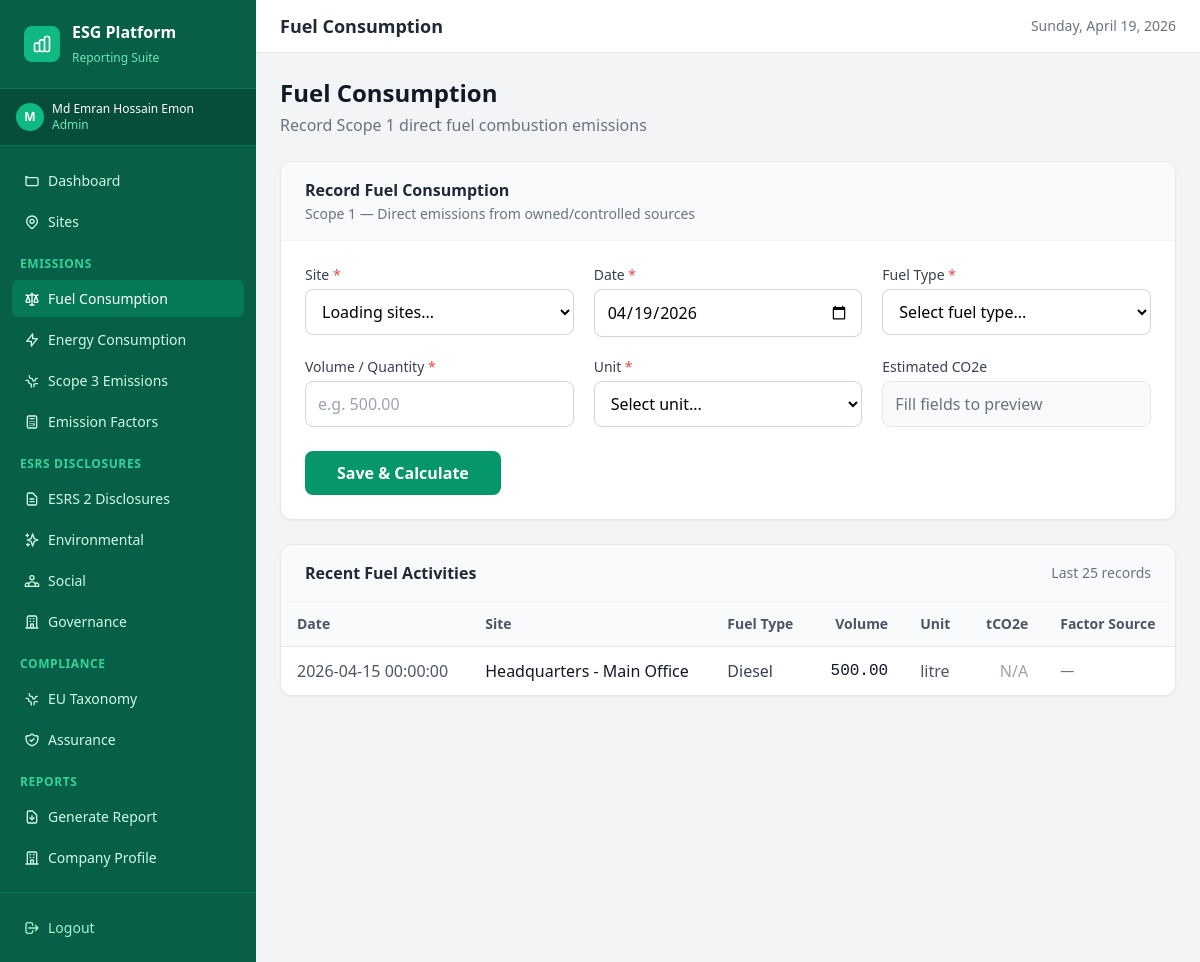
Screenshot of /phase3/fuel.php (signed in) with the database file from the repository.
### tables this page shows
CREATE TABLE `fuel_activities` (
  `id` char(36) NOT NULL,
  `site_id` char(36) NOT NULL,
  `date` datetime NOT NULL,
  `fuel_type` varchar(100) NOT NULL,
  `volume` decimal(15,2) NOT NULL,
  `unit` varchar(50) NOT NULL,
  `created_at` timestamp NOT NULL DEFAULT current_timestamp(),
  `updated_at` timestamp NOT NULL DEFAULT current_timestamp() ON UPDATE current_timestamp(),
  PRIMARY KEY (`id`),
  KEY `idx_fuel_activities_site_date` (`site_id`,`date`),
  CONSTRAINT `fuel_activities_ibfk_1` FOREIGN KEY (`site_id`) REFERENCES `sites` (`id`) ON DELETE CASCADE
);

CREATE TABLE `sites` (
  `id` char(36) NOT NULL,
  `company_id` char(36) NOT NULL,
  `name` varchar(255) NOT NULL,
  `address` text DEFAULT NULL,
  `country` varchar(10) DEFAULT 'DE',
  `created_by` char(36) DEFAULT NULL,
  `updated_by` char(36) DEFAULT NULL,
  `deleted_at` datetime DEFAULT NULL,
  `created_at` datetime DEFAULT current_timestamp(),
  `updated_at` datetime DEFAULT current_timestamp() ON UPDATE current_timestamp(),
  PRIMARY KEY (`id`),
  UNIQUE KEY `uk_sites_company_name` (`company_id`,`name`),
  KEY `idx_sites_company_id` (`company_id`),
  KEY `created_by` (`created_by`),
  KEY `updated_by` (`updated_by`),
  CONSTRAINT `sites_ibfk_1` FOREIGN KEY (`company_id`) REFERENCES `companies` (`id`) ON DELETE CASCADE,
  CONSTRAINT `sites_ibfk_2` FOREIGN KEY (`created_by`) REFERENCES `users` (`id`) ON DELETE SET NULL,
  CONSTRAINT `sites_ibfk_3` FOREIGN KEY (`updated_by`) REFERENCES `users` (`id`) ON DELETE SET NULL
);

### phase3/fuel.php (the view, shortened to what this page needs)
<?php
require_once '../config/db.php';
$stmt = $pdo->prepare('
    SELECT fa.*, s.name AS site_name,
           er.tco2e_calculated,
           ef.factor AS ef_factor, ef.source AS ef_source
    FROM fuel_activities fa
    JOIN sites s ON fa.site_id = s.id
    LEFT JOIN emission_records er ON er.fuel_activity_id = fa.id
    LEFT JOIN emission_factors ef ON er.emission_factor_id = ef.id
    WHERE s.company_id = :company_id
    ORDER BY fa.date DESC
    LIMIT 25
');
$stmt->execute([':company_id' => company_id()]);
$recentActivities = $stmt->fetchAll();
require_once '../includes/header.php';
?>
<div class="space-y-6">
    <div>
        <h2 class="text-2xl font-bold text-gray-900">Fuel Consumption</h2>
        <p class="text-gray-500 text-base mt-1">Record Scope 1 direct fuel combustion emissions</p>
    </div>
    <div class="bg-white rounded-xl shadow-sm border border-gray-200 overflow-hidden">
        <div class="px-6 py-4 border-b border-gray-100 bg-gray-50">
            <h3 class="text-base font-semibold text-gray-800">Record Fuel Consumption</h3>
            <p class="text-sm text-gray-500 mt-0.5">Scope 1 — Direct emissions from owned/controlled sources</p>
        </div>
        <div class="p-6">
            <form method="POST" id="fuelForm">
                <div class="grid grid-cols-1 md:grid-cols-2 lg:grid-cols-3 gap-5">
                    <div>
                        <label for="site_id" class="block text-sm font-medium text-gray-700 mb-1">Site <span class="text-red-500">*</span></label>
                        <select id="site_id" name="site_id" required
                                class="w-full px-3 py-2.5 border border-gray-300 rounded-lg text-base focus:ring-2 focus:ring-emerald-500 focus:border-emerald-500 outline-none bg-white">
                            <option value="">Loading sites...</option>
                        </select>
                    </div>
                    <div>
                        <label for="date" class="block text-sm font-medium text-gray-700 mb-1">Date <span class="text-red-500">*</span></label>
                        <input type="date" id="date" name="date" required
                               value="<?= htmlspecialchars($_POST['date'] ?? date('Y-m-d'), ENT_QUOTES, 'UTF-8') ?>"
                               class="w-full px-3 py-2.5 border border-gray-300 rounded-lg text-base focus:ring-2 focus:ring-emerald-500 focus:border-emerald-500 outline-none">
                    </div>
                    <div>
                        <label for="fuel_type" class="block text-sm font-medium text-gray-700 mb-1">Fuel Type <span class="text-red-500">*</span></label>
                        <select id="fuel_type" name="fuel_type" required
                                class="w-full px-3 py-2.5 border border-gray-300 rounded-lg text-base focus:ring-2 focus:ring-emerald-500 focus:border-emerald-500 outline-none bg-white">
                            <option value="">Select fuel type...</option>
                        </select>
                    </div>
                    <div>
                        <label for="volume" class="block text-sm font-medium text-gray-700 mb-1">Volume / Quantity <span class="text-red-500">*</span></label>
                        <input type="number" id="volume" name="volume" required step="0.01" min="0.01"
                               value="<?= htmlspecialchars($_POST['volume'] ?? '', ENT_QUOTES, 'UTF-8') ?>"
                               class="w-full px-3 py-2.5 border border-gray-300 rounded-lg text-base focus:ring-2 focus:ring-emerald-500 focus:border-emerald-500 outline-none"
                               placeholder="e.g. 500.00">
                    </div>
                    <div>
                        <label for="unit" class="block text-sm font-medium text-gray-700 mb-1">Unit <span class="text-red-500">*</span></label>
                        <select id="unit" name="unit" required
                                class="w-full px-3 py-2.5 border border-gray-300 rounded-lg text-base focus:ring-2 focus:ring-emerald-500 focus:border-emerald-500 outline-none bg-white">
                            <option value="">Select unit...</option>
                        </select>
                    </div>
                    <div>
                        <label class="block text-sm font-medium text-gray-700 mb-1">Estimated CO2e</label>
                        <div id="calcPreview" class="w-full px-3 py-2.5 bg-gray-50 border border-gray-200 rounded-lg text-base text-gray-500">
                            Fill fields to preview
                        </div>
                    </div>
                </div>
                <div class="mt-6">
                    <button type="submit"
                            class="bg-emerald-600 hover:bg-emerald-700 text-white font-semibold py-2.5 px-8 rounded-lg text-base transition">
                        Save & Calculate
                    </button>
                </div>
            </form>
        </div>
    </div>
    <div class="bg-white rounded-xl shadow-sm border border-gray-200 overflow-hidden">
        <div class="px-6 py-4 border-b border-gray-100 bg-gray-50 flex items-center justify-between">
            <h3 class="text-base font-semibold text-gray-800">Recent Fuel Activities</h3>
            <span class="text-sm text-gray-500">Last 25 records</span>
        </div>
        <div class="overflow-x-auto">
            <table class="w-full text-base">
                <thead>
                    <tr class="bg-gray-50 border-b border-gray-200">
                        <th class="text-left py-3 px-4 text-sm font-semibold text-gray-600">Date</th>
                        <th class="text-left py-3 px-4 text-sm font-semibold text-gray-600">Site</th>
                        <th class="text-left py-3 px-4 text-sm font-semibold text-gray-600">Fuel Type</th>
                        <th class="text-right py-3 px-4 text-sm font-semibold text-gray-600">Volume</th>
                        <th class="text-left py-3 px-4 text-sm font-semibold text-gray-600">Unit</th>
                        <th class="text-right py-3 px-4 text-sm font-semibold text-gray-600">tCO2e</th>
                        <th class="text-left py-3 px-4 text-sm font-semibold text-gray-600">Factor Source</th>
                    </tr>
                </thead>
                <tbody class="divide-y divide-gray-100">
                    <?php foreach ($recentActivities as $i => $a): ?>
                    <tr class="<?= $i % 2 === 1 ? 'bg-gray-50' : 'bg-white' ?>">
                        <td class="py-3 px-4 text-gray-600"><?= htmlspecialchars($a['date'], ENT_QUOTES, 'UTF-8') ?></td>
                        <td class="py-3 px-4 font-medium text-gray-900"><?= htmlspecialchars($a['site_name'], ENT_QUOTES, 'UTF-8') ?></td>
                        <td class="py-3 px-4 text-gray-700 capitalize"><?= htmlspecialchars(str_replace('_', ' ', $a['fuel_type']), ENT_QUOTES, 'UTF-8') ?></td>
                        <td class="py-3 px-4 text-right font-mono text-gray-900"><?= number_format((float)$a['volume'], 2) ?></td>
                        <td class="py-3 px-4 text-gray-600"><?= htmlspecialchars($a['unit'], ENT_QUOTES, 'UTF-8') ?></td>
                        <td class="py-3 px-4 text-right">
                            <?php if ($a['tco2e_calculated'] !== null): ?>
                            <span class="font-semibold text-emerald-700"><?= number_format((float)$a['tco2e_calculated'], 4) ?></span>
                            <?php else: ?>
                            <span class="text-gray-400">N/A</span>
                            <?php endif; ?>
                        </td>
                        <td class="py-3 px-4 text-gray-500 text-sm"><?= htmlspecialchars($a['ef_source'] ?? '—', ENT_QUOTES, 'UTF-8') ?></td>
                    </tr>
                    <?php endforeach; ?>
                </tbody>
            </table>
        </div>
    </div>
</div>
<?php require_once '../includes/footer.php'; ?>

### includes/header.php (style rules this page uses)
body { font-size: 1rem; }

### rows the page displays
fuel_activities: date "2026-04-15 00:00:00", site.name "Headquarters - Main Office", fuel_type "Diesel", volume "500.00", unit "litre", ef_source "—"

### other values shown
substr($_SESSION['name'] ?? 'U', 0, 1) "M"
$_SESSION['name'] "Md Emran Hossain Emon"
$_SESSION['role'] "Admin"
$pageTitle "Fuel Consumption"
